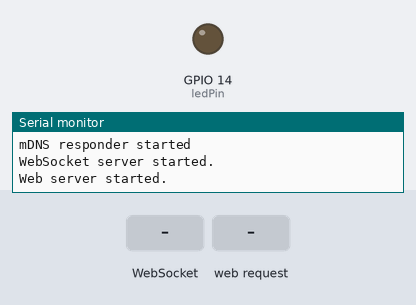
The sketch below on a simulated ESP8266 (NodeMCU). On the bench: output pins drawn as LEDs (lit = HIGH), the last lines printed to the serial monitor. Inputs (shaded band) come from the test bench. WiFi joins after 1.5 s; servers stay silent unless stated.

Above: at 2.7 s.
2.8 s: WebSocket text "90" received
At 3.1 s:
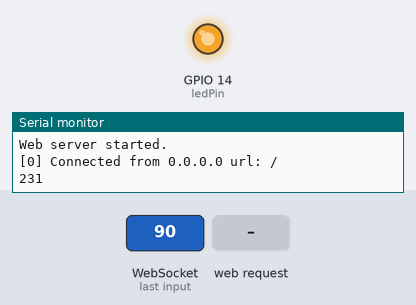
4.3 s: HTTP request GET / received
At 5.5 s:
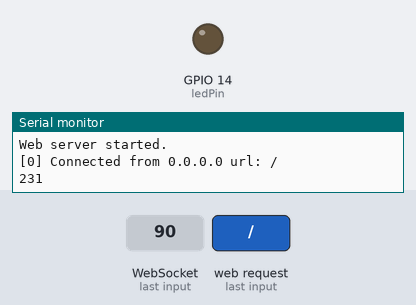
Timing chart, 0 to 7.3 s (numbered marks = the images above; inputs shaded):
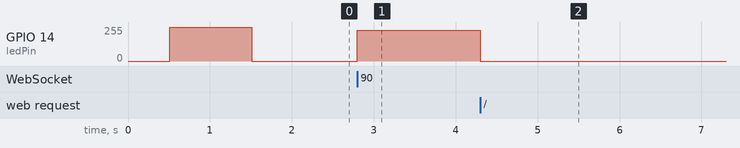

Measured:
- after the input at 2.8 s, GPIO 14 (ledPin): 0/255 → 231/255 at once
- after the input at 4.3 s, GPIO 14 (ledPin): 231/255 → 0/255 at once

The sketch:

safehouse_water.ino
```cpp
#include <WebSocketsServer.h>

#include <ESP8266WiFi.h>
#include <WiFiClient.h>
#include <ESP8266WebServer.h>
#include <ESP8266mDNS.h>

#ifndef STASSID
#define STASSID "Safehouse_ESP" // The SSID (name) of the Wi-Fi network you want to connect to
#define STAPSK  "Safehouse"     // The password of the Wi-Fi network
#endif

const char* ssid = STASSID;
const char* password = STAPSK;

ESP8266WebServer server(80);
WebSocketsServer webSocket(81);    // create a websocket server on port 81


long previousMillis = 0;                // Timer to get rid of delay, will store the last time something was updated
const int ledPin = 14;
int ledState = LOW;             // ledState used to set the LED

void wifiInitializer(){
  WiFi.mode(WIFI_STA);          // Put Wifi chip in station mode
  WiFi.begin(ssid, password);   // Connect to the network
  Serial.println("");
  Serial.print("Connecting to ");
  Serial.print(ssid); Serial.println(" ...");

  int i = 0;                    // Wifi connection waiting counter

  while (WiFi.status() != WL_CONNECTED) { // Wait for the Wi-Fi to connect
    delay(500);
    // if the LED is off turn it on and vice-versa:

    unsigned long currentMillis = millis();

//  Delay of 1s between each count
    if(currentMillis - previousMillis > 500) {
      if (ledState == LOW)
        ledState = HIGH;
      else
        ledState = LOW;

      previousMillis = currentMillis;     // Update the timer
      Serial.print(++i); Serial.print(" ");
      digitalWrite(ledPin, ledState);
    }
  }

  digitalWrite(ledPin, LOW);

  Serial.println("\n");
  Serial.println("Connection established!");
  Serial.print("IP address:\t");
  Serial.println(WiFi.localIP());         // Send the IP address of the ESP8266 to the computer
}

void mDnsInitializer(){
  if (!MDNS.begin("water")) {             // Start the mDNS responder for esp8266.local
    Serial.println("Error setting up MDNS responder!");
  }
  Serial.println("mDNS responder started");

  // Add service to MDNS
  MDNS.addService("http", "tcp", 80);
  MDNS.addService("ws", "tcp", 81);
}

void websocketServerInitializer(){
  webSocket.begin();                          // start the websocket server
  webSocket.onEvent(webSocketEvent);          // if there's an incomming websocket message, go to function 'webSocketEvent'
  Serial.println("WebSocket server started.");
}

void handleRoot() {
  digitalWrite(ledPin, 1);
  server.send(200, "text/plain", "hello from esp8266!");
  digitalWrite(ledPin, 0);
}

void handleNotFound() {
  digitalWrite(ledPin, 1);
  String message = "File Not Found\n\n";
  message += "URI: ";
  message += server.uri();
  message += "\nMethod: ";
  message += (server.method() == HTTP_GET) ? "GET" : "POST";
  message += "\nArguments: ";
  message += server.args();
  message += "\n";
  for (uint8_t i = 0; i < server.args(); i++) {
    message += " " + server.argName(i) + ": " + server.arg(i) + "\n";
  }
  server.send(404, "text/plain", message);
  digitalWrite(ledPin, 0);
}

void webServerInitializer(){
  server.on("/", handleRoot);

  server.onNotFound(handleNotFound);

  server.begin();

  Serial.println("Web server started.");
}

void setup() {

  pinMode(ledPin, OUTPUT); // external LED test

  Serial.begin(115200);         // Start the Serial communication to send messages to the computer
  delay(10);
  Serial.println('\n');

  wifiInitializer();

  mDnsInitializer();

  websocketServerInitializer();

  webServerInitializer();
}

void webSocketEvent(uint8_t num, WStype_t type, uint8_t *payload, size_t lenght){
  switch(type){
    case WStype_DISCONNECTED:
      Serial.printf("[%u] Disconnected!\n", num);
      break;

    case WStype_CONNECTED:{
      IPAddress ip = webSocket.remoteIP(num);
      Serial.printf("[%u] Connected from %d.%d.%d.%d url: %s\n", num, ip[0], ip[1], ip[2], ip[3], payload);
    }
      break;

    case WStype_TEXT:{
      //Serial.printf("[%u] get Text: %s\r\n", num, payload);
      String _payload = String((char *) &payload[0]);
      //Serial.println(_payload);

      String idLed = (_payload.substring(0,4));
      String intensity = (_payload.substring(_payload.indexOf(":")+1,_payload.length()));
      int intLed = intensity.toInt();
//      Serial.print("Intensity: "); Serial.print(intensity); Serial.print(" to int "); Serial.println(intLed);
      updateLed (idLed, intLed);
      }
      break;
  }
}

void updateLed(String idLed, int intLed){
  int valPWM = map(intLed, 0, 99, 0, 254);
  String valPWM_str = String(valPWM);

  if(valPWM != 0){
    webSocket.broadcastTXT("PWM: " + valPWM_str);
    Serial.println(valPWM);
  }

  analogWrite(ledPin, valPWM);
}

void loop() {
  MDNS.update();
  webSocket.loop();
  server.handleClient();
}
```
